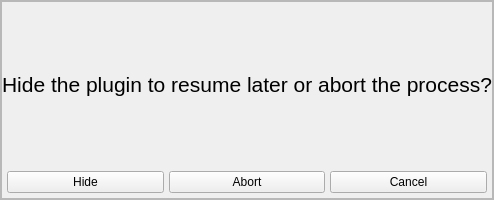
<?xml version="1.0" encoding="UTF-8"?>
<ui version="4.0">
 <class>scmHideOrAbortMakerDialog</class>
 <widget class="QWidget" name="scmHideOrAbortMakerDialog">
  <property name="geometry">
   <rect>
    <x>0</x>
    <y>0</y>
    <width>400</width>
    <height>200</height>
   </rect>
  </property>
  <property name="styleSheet">
   <string notr="true"/>
  </property>
  <layout class="QVBoxLayout">
   <property name="spacing">
    <number>0</number>
   </property>
   <property name="leftMargin">
    <number>0</number>
   </property>
   <property name="topMargin">
    <number>0</number>
   </property>
   <property name="rightMargin">
    <number>0</number>
   </property>
   <property name="bottomMargin">
    <number>0</number>
   </property>
   <item>
    <widget class="TitleBar" name="titleBar">
     <property name="title" stdset="0">
      <string>Sky Culture Maker</string>
     </property>
    </widget>
   </item>
   <item>
    <widget class="QFrame" name="Content">
     <property name="sizePolicy">
      <sizepolicy hsizetype="Preferred" vsizetype="Minimum">
       <horstretch>0</horstretch>
       <verstretch>0</verstretch>
      </sizepolicy>
     </property>
     <property name="frameShape">
      <enum>QFrame::Shape::StyledPanel</enum>
     </property>
     <layout class="QGridLayout" name="gridLayout_2">
      <property name="leftMargin">
       <number>0</number>
      </property>
      <property name="topMargin">
       <number>0</number>
      </property>
      <property name="rightMargin">
       <number>0</number>
      </property>
      <property name="bottomMargin">
       <number>0</number>
      </property>
      <property name="spacing">
       <number>0</number>
      </property>
      <item row="0" column="0" colspan="2">
       <widget class="QFrame" name="frame">
        <property name="sizePolicy">
         <sizepolicy hsizetype="Preferred" vsizetype="MinimumExpanding">
          <horstretch>0</horstretch>
          <verstretch>0</verstretch>
         </sizepolicy>
        </property>
        <property name="frameShape">
         <enum>QFrame::Shape::StyledPanel</enum>
        </property>
        <property name="frameShadow">
         <enum>QFrame::Shadow::Raised</enum>
        </property>
        <layout class="QGridLayout" name="gridLayout_3">
         <property name="leftMargin">
          <number>0</number>
         </property>
         <property name="topMargin">
          <number>0</number>
         </property>
         <property name="rightMargin">
          <number>0</number>
         </property>
         <property name="bottomMargin">
          <number>0</number>
         </property>
         <property name="spacing">
          <number>0</number>
         </property>
         <item row="0" column="0">
          <layout class="QVBoxLayout" name="verticalLayout">
           <item>
            <widget class="QLabel" name="label">
             <property name="font">
              <font>
               <pointsize>16</pointsize>
               <strikeout>false</strikeout>
              </font>
             </property>
             <property name="text">
              <string>Hide the plugin to resume later or abort the process?</string>
             </property>
             <property name="alignment">
              <set>Qt::AlignmentFlag::AlignCenter</set>
             </property>
            </widget>
           </item>
           <item>
            <layout class="QHBoxLayout" name="horizontalLayout">
             <property name="spacing">
              <number>5</number>
             </property>
             <property name="leftMargin">
              <number>5</number>
             </property>
             <property name="topMargin">
              <number>5</number>
             </property>
             <property name="rightMargin">
              <number>5</number>
             </property>
             <property name="bottomMargin">
              <number>5</number>
             </property>
             <item>
              <widget class="QPushButton" name="scmMakerHideButton">
               <property name="text">
                <string>Hide</string>
               </property>
              </widget>
             </item>
             <item>
              <widget class="QPushButton" name="scmMakerAbortButton">
               <property name="text">
                <string>Abort</string>
               </property>
              </widget>
             </item>
             <item>
              <widget class="QPushButton" name="scmMakerCancelButton">
               <property name="text">
                <string>Cancel</string>
               </property>
              </widget>
             </item>
            </layout>
           </item>
          </layout>
         </item>
        </layout>
       </widget>
      </item>
     </layout>
    </widget>
   </item>
  </layout>
 </widget>
 <customwidgets>
  <customwidget>
   <class>TitleBar</class>
   <extends>QFrame</extends>
   <header location="global">Dialog.hpp</header>
   <container>1</container>
  </customwidget>
 </customwidgets>
 <resources/>
 <connections/>
</ui>
